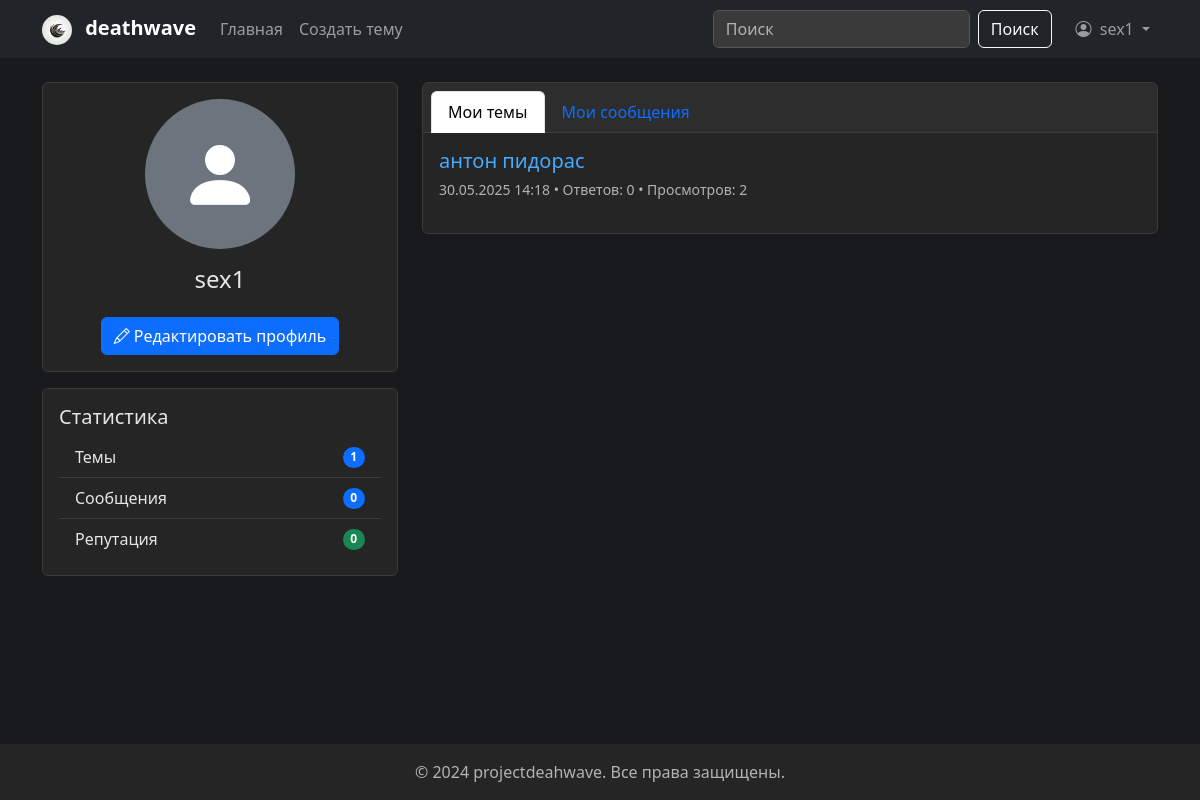
The app's page /users/profile/ (signed in) with its own data.
### users/models.py (models this page shows, shortened)
class Profile(models.Model):
    user = models.OneToOneField(User, on_delete=models.CASCADE, verbose_name='Пользователь')
    avatar = models.ImageField(upload_to='avatars/', null=True, blank=True, verbose_name='Аватар')
    bio = models.TextField(max_length=500, blank=True, verbose_name='О себе')
    location = models.CharField(max_length=100, blank=True, verbose_name='Местоположение')
    birth_date = models.DateField(null=True, blank=True, verbose_name='Дата рождения')
    reputation = models.IntegerField(default=0, verbose_name='Репутация')
    is_online = models.BooleanField(default=False, verbose_name='Онлайн')
    last_seen = models.DateTimeField(auto_now=True, verbose_name='Последний визит')
    ip_address = models.CharField(max_length=45, blank=True, null=True, verbose_name='IP-адрес регистрации')
    is_banned = models.BooleanField(default=False, verbose_name='Забанен')
    ban_reason = models.TextField(max_length=500, blank=True, null=True, verbose_name='Причина бана')
    class Meta:
        verbose_name = 'Профиль'
        verbose_name_plural = 'Профили'

### forum/models.py (models this page shows, shortened)
class Topic(models.Model):
    title = models.CharField(max_length=200, verbose_name='Заголовок')
    slug = models.SlugField(unique=True)
    content = models.TextField(verbose_name='Содержание')
    category = models.ForeignKey(Category, on_delete=models.CASCADE, related_name='topics', verbose_name='Категория')
    author = models.ForeignKey(User, on_delete=models.CASCADE, related_name='topics', verbose_name='Автор')
    created_at = models.DateTimeField(auto_now_add=True)
    updated_at = models.DateTimeField(auto_now=True)
    views = models.PositiveIntegerField(default=0, verbose_name='Просмотры')
    is_closed = models.BooleanField(default=False, verbose_name='Закрыта')
    is_pinned = models.BooleanField(default=False, verbose_name='Закреплена')
    class Meta:
        verbose_name = 'Тема'
        verbose_name_plural = 'Темы'
        ordering = ['-is_pinned', '-created_at']

### users/views.py (the view)
# urls.py: path('profile/', views.profile, name='profile'),
@login_required
def profile(request):
    return render(request, 'users/profile.html')

### templates/users/profile.html (shortened to what this page needs)
{% extends 'base.html' %}
{% block content %}
<div class="row">
    <div class="col-md-4">
        <div class="card">
            <div class="card-body text-center">
                {% if user.profile.avatar %}
                <img src="{{ user.profile.avatar.url }}" alt="{{ user.username }}" class="rounded-circle mb-3" style="width: 150px; height: 150px; object-fit: cover;">
                {% else %}
                <div class="bg-secondary rounded-circle d-flex align-items-center justify-content-center mx-auto mb-3" style="width: 150px; height: 150px;">
                    <i class="bi bi-person-fill text-white" style="font-size: 5rem;"></i>
                </div>
                {% endif %}
                <h4 class="card-title">{{ user.username }}</h4>
                <a href="{% url 'users:profile_edit' %}" class="btn btn-primary">
                    <i class="bi bi-pencil"></i> Редактировать профиль
                </a>
            </div>
        </div>
        <div class="card mt-3">
            <div class="card-body">
                <h5 class="card-title">Статистика</h5>
                <ul class="list-group list-group-flush">
                    <li class="list-group-item d-flex justify-content-between align-items-center">
                        Темы
                        <span class="badge bg-primary rounded-pill">{{ user.topics.count }}</span>
                    </li>
                    <li class="list-group-item d-flex justify-content-between align-items-center">
                        Сообщения
                        <span class="badge bg-primary rounded-pill">{{ user.posts.count }}</span>
                    </li>
                    <li class="list-group-item d-flex justify-content-between align-items-center">
                        Репутация
                        <span class="badge bg-success rounded-pill">{{ user.profile.reputation }}</span>
                    </li>
                </ul>
            </div>
        </div>
    </div>
    <div class="col-md-8">
        <div class="card">
            <div class="card-header">
                <ul class="nav nav-tabs card-header-tabs">
                    <li class="nav-item">
                        <a class="nav-link active" href="#topics" data-bs-toggle="tab">Мои темы</a>
                    </li>
                    <li class="nav-item">
                        <a class="nav-link" href="#posts" data-bs-toggle="tab">Мои сообщения</a>
                    </li>
                </ul>
            </div>
            <div class="card-body">
                <div class="tab-content">
                    <div class="tab-pane fade show active" id="topics">
                        {% for topic in user.topics.all %}
                        <div class="mb-3">
                            <h5 class="mb-1">
                                <a href="{% url 'forum:topic_detail' topic.slug %}" class="text-decoration-none">
                                    {{ topic.title }}
                                </a>
                            </h5>
                            <small class="text-muted">
                                {{ topic.created_at|date:"d.m.Y H:i" }} •
                                Ответов: {{ topic.posts.count }} •
                                Просмотров: {{ topic.views }}
                            </small>
                        </div>
                        {% empty %}
                        <p class="text-muted mb-0">У вас пока нет созданных тем.</p>
                        {% endfor %}
                    </div>
                </div>
            </div>
        </div>
    </div>
</div>
{% endblock %}

### templates/base.html (shortened to what this page needs)
{% load static %}
<!DOCTYPE html>
<html lang="ru">
<head>
    <link href="https://cdn.jsdelivr.net/npm/bootstrap@5.3.0/dist/css/bootstrap.min.css" rel="stylesheet">
    <link rel="stylesheet" href="https://cdn.jsdelivr.net/npm/bootstrap-icons@1.11.0/font/bootstrap-icons.css">
</head>
<body>
    <nav class="navbar navbar-expand-lg navbar-dark bg-dark">
        <div class="container">
            <a class="navbar-brand" href="{% url 'forum:home' %}">
                 <img src="{% static 'img/dwc.jpg' %}" alt="deathwave logo" class="navbar-logo me-2">
                 deathwave
            </a>
            <div class="collapse navbar-collapse" id="navbarNav">
                <ul class="navbar-nav me-auto">
                    <li class="nav-item">
                        <a class="nav-link" href="{% url 'forum:home' %}">Главная</a>
                    </li>
                    {% if user.is_authenticated %}
                    <li class="nav-item">
                        <a class="nav-link" href="{% url 'forum:topic_create' %}">Создать тему</a>
                    </li>
                    {% endif %}
                </ul>
                <form class="d-flex me-3" action="{% url 'forum:search' %}" method="get">
                    <input class="form-control me-2" type="search" name="q" placeholder="Поиск" aria-label="Search">
                    <button class="btn btn-outline-light" type="submit">Поиск</button>
                </form>
                <ul class="navbar-nav">
                    {% if user.is_authenticated %}
                    <li class="nav-item dropdown">
                        <a class="nav-link dropdown-toggle" href="#" id="navbarDropdown" role="button" data-bs-toggle="dropdown">
                            {% if user.profile.avatar %}
                            <img src="{{ user.profile.avatar.url }}" alt="{{ user.username }}" class="avatar me-1">
                            {% else %}
                            <i class="bi bi-person-circle me-1"></i>
                            {% endif %}
                            {{ user.username }}
                        </a>
                    </li>
                    {% endif %}
                </ul>
            </div>
        </div>
    </nav>
    <div class="container mt-4 content-wrapper">
        {% block content %}
        {% endblock %}
    </div>
    <footer class="footer mt-auto py-3 bg-light">
        <div class="container text-center">
            <span class="text-muted">© 2024 projectdeahwave. Все права защищены.</span>
        </div>
    </footer>
</body>
</html>

### templates/base.html (style rules this page uses)
body { background-color: #181a1b; color: #e8e6e3; }
html, body { height: 100%; }
body { display: flex; flex-direction: column; }
.content-wrapper { flex-grow: 1; }
.navbar-brand { font-weight: bold; }
.navbar-logo { height: 30px; width: 30px; border-radius: 50%; object-fit: cover; }
.footer { margin-top: 2rem; padding: 1rem 0; background-color: #252526 !important; color: #e8e6e3 !important; }
.card { background-color: #252526; color: #e8e6e3; border-color: #3a3a3a; }
.card-header { background-color: #2d2d2d; border-bottom-color: #3a3a3a; }
.list-group-item { background-color: #252526; border-color: #3a3a3a; color: #e8e6e3; }
a { color: #46aaff; }
.text-muted { color: #b3b3b3 !important; }
.form-control { background-color: #3a3a3a; color: #e8e6e3 !important; border-color: #555; }
.form-control::placeholder { color: #b3b3b3 !important; opacity: 1; }

### records on screen
Topic: title "антон пидорас", created_at "30.05.2025 14:18", posts.count "0", views "2"

### other values on screen
{{ user.username }} "sex1"
{{ user.topics.count }} "1"
{{ user.posts.count }} "0"
{{ user.profile.reputation }} "0"
